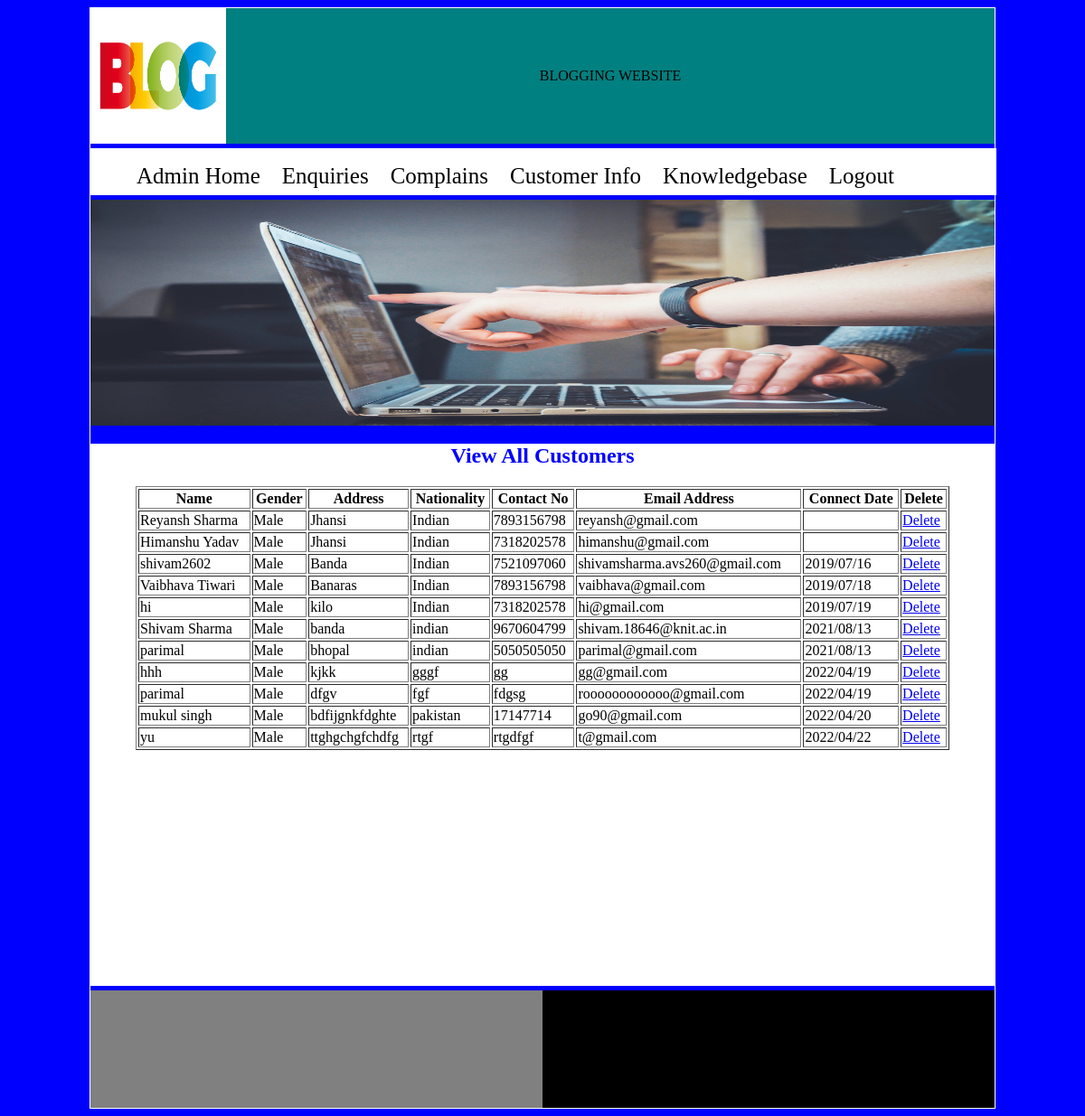
/adminzone/customerinfo (signed in), run on the app's committed database.
### generalzone/models.py (models this page shows)
class CustomerInfo(models.Model):
    name=models.CharField(max_length=50)
    gender = models.CharField(max_length=6)
    address = models.TextField()
    nationality=models.CharField(max_length=50)
    contactno = models.CharField(max_length=15)
    emailaddress=models.EmailField(max_length=50,primary_key=True)
    password=models.CharField(max_length=20)
    connectdate = models.CharField(max_length=20)

### adminzone/views.py (the view)
def customerinfo(request):
    if request.session['adminid']:
        cust=CustomerInfo.objects.all()
        return render(request, 'customerinfo.html',{'cust':cust})
    else:
        return render(request, 'login.html')

### adminzone/templates/customerinfo.html (shortened to what this page needs)
<!DOCTYPE html>
<html lang="en">
<head>
    {% load static %}
</head>
<body bgcolor="blue" onload="moveslider()">
    <div id="outer">
        <div id="header">
            <div id="logo">
                <img src="{% static 'images/blogparent.jpg' %}" height="150px" width="150px"/>
            </div>
            <div id="banner">BLOGGING WEBSITE</div>
        </div>
        <div id="menu">
            <ul>
                <li><a href="{% url 'adminzone:adminhome' %}">Admin Home</a></li>
                <li><a href="{% url 'adminzone:enquiries' %}">Enquiries</a></li>
                <li><a href="{% url 'adminzone:complains' %}">Complains</a></li>
                <li><a href="{% url 'adminzone:customerinfo' %}">Customer Info</a></li>
                <li><a href="{% url 'adminzone:knowledgebase' %}">Knowledgebase</a></li>
                <li><a href="{% url 'adminzone:logout' %}">Logout</a></li>
            </ul>
        </div>
        <div id="slider">
            <img id="slide" width="1000" height="250"/>
        </div>
        <div id="parent">
            <h2 style="color:blue;text-align:center;">
                View All Customers
            </h2>
            <table border="1" style="margin:0 auto;width:90%;">
                <tr>
                    <th>Name</th>
                    <th>Gender</th>
                    <th>Address</th>
                    <th>Nationality</th>
                    <th>Contact No</th>
                    <th>Email Address</th>
                    <th>Connect Date</th>
                    <th>Delete</th>
                </tr>
                {% for c in cust %}
                <tr>
                    <td>{{c.name}}</td>
                    <td>{{c.gender}}</td>
                    <td>{{c.address}}</td>
                    <td>{{c.nationality}}</td>
                    <td>{{c.contactno}}</td>
                    <td>{{c.emailaddress}}</td>
                    <td>{{c.connectdate}}</td>
                    <td>
                        <a href="{% url 'adminzone:deletecustomerinfo' emailaddress=c.emailaddress %}">Delete</a>
                    </td>
                </tr>
                {% endfor %}
            </table>
        </div>
        <div id="footer">
            <div id="lf"></div>
             <div id="rf"></div>
        </div>
</body>
</html>

### adminzone/templates/customerinfo.html (style rules this page uses)
#outer { min-height:950px; width:1000px; border:1px solid white; margin:auto; height:auto; }
#header { height:150px; width:1000px; }
#logo { height:150px; width:150px; background-color:cyan; float:left; }
#banner { height:150px; width:850px; background-color:teal; float:right; text-align:center; line-height:150px; }
#menu { width:1000px; height:50px; background-color:white; margin-top:5px; border:1px solid white; }
#menu ul { list-style-type:none; }
#menu ul li { display:inline; }
#menu ul li a { font-size:25px; padding:10px; text-decoration:none; color:black; }
#slider { width:1000px; height:250px; background-color:lightgrey; margin-top:5px; }
#parent { min-height:600px; width:1000px; margin-top:5px; background-color:white; height:auto; }
#footer { width:1000px; height:130px; margin-top:5px }
#lf { width:500px; height:130px; background-color:black; color:white; text-align:center; float:right; }
#rf { width:500px; height:130px; background-color:grey; color:white; text-align:center; float:right; }

### data on the page
CustomerInfo: name "Reyansh Sharma", gender "Male", address "Jhansi", nationality "Indian", contactno "7893156798", emailaddress "reyansh@gmail.com"
CustomerInfo: name "Himanshu Yadav", gender "Male", address "Jhansi", nationality "Indian", contactno "7318202578", emailaddress "himanshu@gmail.com"
CustomerInfo: name "shivam2602", gender "Male", address "Banda", nationality "Indian", contactno "7521097060", emailaddress "shivamsharma.avs260@gmail.com", connectdate "2019/07/16"
CustomerInfo: name "Vaibhava Tiwari", gender "Male", address "Banaras", nationality "Indian", contactno "7893156798", emailaddress "vaibhava@gmail.com", connectdate "2019/07/18"
CustomerInfo: name "hi", gender "Male", address "kilo", nationality "Indian", contactno "7318202578", emailaddress "hi@gmail.com", connectdate "2019/07/19"
CustomerInfo: name "Shivam Sharma", gender "Male", address "banda", nationality "indian", contactno "9670604799", emailaddress "shivam.18646@knit.ac.in", connectdate "2021/08/13"
CustomerInfo: name "parimal", gender "Male", address "bhopal", nationality "indian", contactno "5050505050", emailaddress "parimal@gmail.com", connectdate "2021/08/13"
CustomerInfo: name "hhh", gender "Male", address "kjkk", nationality "gggf", contactno "gg", emailaddress "gg@gmail.com", connectdate "2022/04/19"
CustomerInfo: name "parimal", gender "Male", address "dfgv", nationality "fgf", contactno "fdgsg", emailaddress "roooooooooooo@gmail.com", connectdate "2022/04/19"
CustomerInfo: name "mukul singh", gender "Male", address "bdfijgnkfdghte", nationality "pakistan", contactno "17147714", emailaddress "go90@gmail.com", connectdate "2022/04/20"
CustomerInfo: name "yu", gender "Male", address "ttghgchgfchdfg", nationality "rtgf", contactno "rtgdfgf", emailaddress "t@gmail.com", connectdate "2022/04/22"
